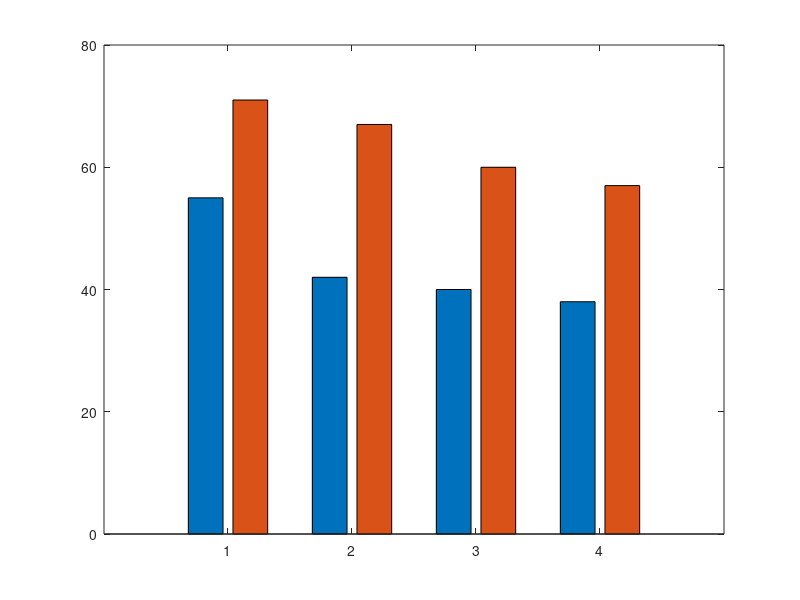

Write the MATLAB code that produced this figure. (Note: this script raises an error after producing the figure.)
%% Extra Credit Assignment 4 Question 1
%To start out, we are going to make all the matrixes and variables we
%would want to use available to us. We did pos and pos2 to demonstrate the
%positive values we want for the error bar function and neg to demonstrate
%the absent values we want to code so we can get just a upward bar
Y = [ 55 71; ...
      42 67; ...
      40 60; ...
      38 57 ];

E = [ 5 6; ...
      8 7; ...
      9 9; ...
      10 10 ];
  
pos = E(:,1);
pos2 =E(:,2);
neg = [0 0 0 0 ];

%Next we want to visualize the graph by doing the following
b = bar(Y);

%next we want to create the x axis label, the y axis label, the ticks for
%the x axis, legends, and tick labels for the x axis as well

hold on ;

%next we wanted to make sure that the error bar values don't move around,
%so we associate each bar with its endpoints 
xend1 = b(1).XEndPoints;
yend1 = b(1).YEndPoints;
xend2 = b(2).XEndPoints;
yend2 = b(2).YEndPoints;

%next we write the two different error bar. We use the error bar function
%and the corresponding x and Y endpoints, while mentioning to use neg and
%pos values we created so that the error bars dont have the negative error
%bar values but the positive upward error bar. We also specificed er.color
%and linestyle so that there is uniform color trend for the specific error bar of
%the bar graph, and no extra linestyles relating to the error bars.
er = errorbar(xend1,yend1,neg,pos);    
er.Color = [0 0 0];                            
er.LineStyle = 'none';  

%We do the same for the 2nd bar
er2 = errorbar(xend2,yend2,neg,pos2);    
er2.Color = [0 0 0];                            
er2.LineStyle = 'none'; 

%Now we make sure that the error bars that we both created er and er2 have
%a linedwidth that is dark enough to notice so we use the set function
set (er, 'linewidth', 1.5);
set (er2, 'linewidth', 1.5);

%Now we make sure the colors are corresponded as such, with facecolor as
%blue or red for the specific bar of choice
set (b(1),'Facecolor','blue')
set (b(2), 'Facecolor', 'red')

%Now we make different ticks and labels, and make sure the legend is
%appropriate
xticks (1:4);
xticklabels({'21-30','31-40','41-50','51-60'});
ylabel('performance');
xlabel('age group');
legend({'before training','after training'});

hold on ;


%% Question 2
mu1 = 4;
std1 = 1;
mu2 = 7;
std2 = 1.5;
x = linspace( 0 , 15, 200 );
y1 = normpdf( x , mu1 , std1 );
y2 = normpdf( x , mu2 , std2 );
plot (x,y1)
hold on;
plot (x,y2);
patch1 = patch (x,y1,[ 0.8 0.6 0.6 ]);
patch2 = patch (x,y2, [ 0.5 0.8 0.76]);
xline(4,'--k');
xline(7,'--k');
legend([patch1 patch2],'y1','y2','Location','northeast');
hold off;
alpha(0.6)